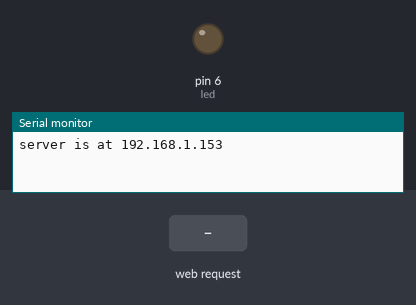
Bench run of a sketch on a simulated Arduino Uno, built for the host (arithmetic inside an expression is 32-bit, double 64-bit). On the bench: output pins drawn as LEDs (lit = HIGH), the last lines printed to the serial monitor. The inputs (shaded band) are chosen by the test bench. WiFi joins after 1.5 s; servers stay silent unless stated.

Above: at 1.2 s.
1.3 s: HTTP request GET /?LED=ON received
At 1.9 s:
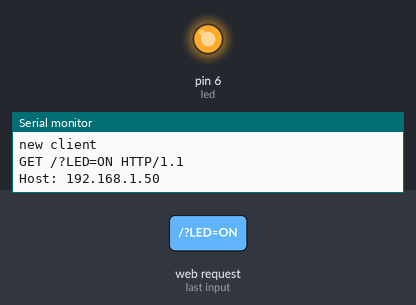
2.8 s: HTTP request GET /?LED=OFF received
At 4.2 s:
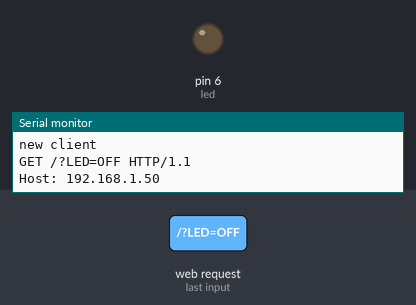
Timing chart, 0 to 5.8 s (numbered marks = the images above; inputs shaded):
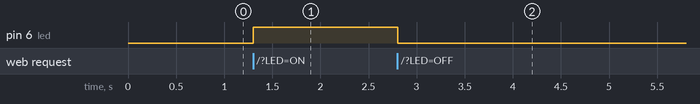

The sketch:

WebServer.ino
```cpp
/*
  www.diymakers.es
  by A.García & M.García
  Crear servidor Web con Arduino
  Tutorial en: http://diymakers.es/crear-servidor-web-con-arduino/
*/

#include <SPI.h>  //Importamos librería comunicación SPI
#include <Ethernet.h>  //Importamos librería Ethernet

byte mac[] = { 0xDE, 0xAD, 0xBE, 0xEF, 0xFE, 0xED };//Ponemos la dirección MAC de la Ethernet Shield que está con una etiqueta debajo la placa
IPAddress ip(192,168,1,153); //Asingamos la IP al Arduino
EthernetServer server(80); //Creamos un servidor Web con el puerto 80 que es el puerto HTTP por defecto

int led=6; //Pin del led
String estado="OFF"; //Estado del Led inicialmente "OFF"

void setup()
{
  Serial.begin(9600);

  // Inicializamos la comunicación Ethernet y el servidor
  Ethernet.begin(mac, ip);
  server.begin();
  Serial.print("server is at ");
  Serial.println(Ethernet.localIP());

  pinMode(led,OUTPUT);
}

void loop()
{
  EthernetClient client = server.available(); //Creamos un cliente Web

  //Cuando detecte un cliente a través de una petición HTTP
  if (client) {
    Serial.println("new client");
    boolean currentLineIsBlank = true;           //Una petición HTTP acaba con una línea en blanco
    String cadena="";                            //Creamos una cadena de caracteres vacía
    while (client.connected()) {
      if (client.available()) {
        char c = client.read();                  //Leemos la petición HTTP carácter por carácter
        Serial.write(c);                         //Visualizamos la petición HTTP por el Monitor Serial
        cadena.concat(c);                        //Unimos el String 'cadena' con la petición HTTP (c). De esta manera convertimos la petición HTTP a un String

         //Ya que hemos convertido la petición HTTP a una cadena de caracteres, ahora podremos buscar partes del texto.
         int posicion=cadena.indexOf("LED="); //Guardamos la posición de la instancia "LED=" a la variable 'posicion'

          if(cadena.substring(posicion)=="LED=ON")//Si a la posición 'posicion' hay "LED=ON"
          {
            digitalWrite(led,HIGH);
            estado="ON";
          }
          if(cadena.substring(posicion)=="LED=OFF")//Si a la posición 'posicion' hay "LED=OFF"
          {
            digitalWrite(led,LOW);
            estado="OFF";
          }

        //Cuando reciba una línea en blanco, quiere decir que la petición HTTP ha acabado y el servidor Web está listo para enviar una respuesta
        if (c == '\n' && currentLineIsBlank) {
        /*
            // Enviamos al cliente una respuesta HTTP
            client.println("HTTP/1.1 200 OK");
            client.println("Content-Type: text/html");
            client.println();

            //Página web en formato HTML5
            client.println("<html lang='es-AR'>");
            client.println("<head>");
            client.println("<style>");
              client.println("#header {font-family:verdana; width:650px; background-color:DarkCyan; color:white; text-align:left; padding:5px}");
              client.println("#section {font-family:verdana; width:650px; float:left; color:grey; text-align:center; padding:5px}");
            client.println("</style>");
            client.println("</head>");

            client.println("<body>");

            client.println("<div id='header'>");
            client.println("<h2> <b>WebServer Arduino</b></h2> <h3><i>Controlador LED</i></h3>");
            client.println("</div>");

            client.println("<div id='section'>");
            //Creamos los botones. Para enviar parametres a través de HTML se utiliza el metodo URL encode. Los parámetros se envian a través del símbolo '?'
            client.println("<button onClick=location.href='./?LED=ON\' style='margin:auto;background-color: #84B1FF;color: snow;padding: 10px;border: 1px solid #3F7CFF;width:65px;'>");
            client.println("ON");
            client.println("</button>");

            client.println("<button onClick=location.href='./?LED=OFF\' style='margin:auto;background-color: #84B1FF;color: snow;padding: 10px;border: 1px solid #3F7CFF;width:65px;'>");
            client.println("OFF");
            client.println("</button>");

            client.println("<br> <br>");
            client.println("<p>LED = ");
            client.print(estado);
            client.println("</p> <br>");
            client.println("</div>");


            client.println("</body>");
            client.println("</html>");
       */
            break;
        }
        if (c == '\n') {
          currentLineIsBlank = true;
        }
        else if (c != '\r') {
          currentLineIsBlank = false;
        }
      }
    }
    //Dar tiempo al navegador para recibir los datos
    delay(1);
    client.stop();// Cierra la conexión
  }
}
```

Measured:
- after the input at 1.3 s, pin 6 (led): LOW → HIGH at once
- after the input at 2.8 s, pin 6 (led): HIGH → LOW at once
